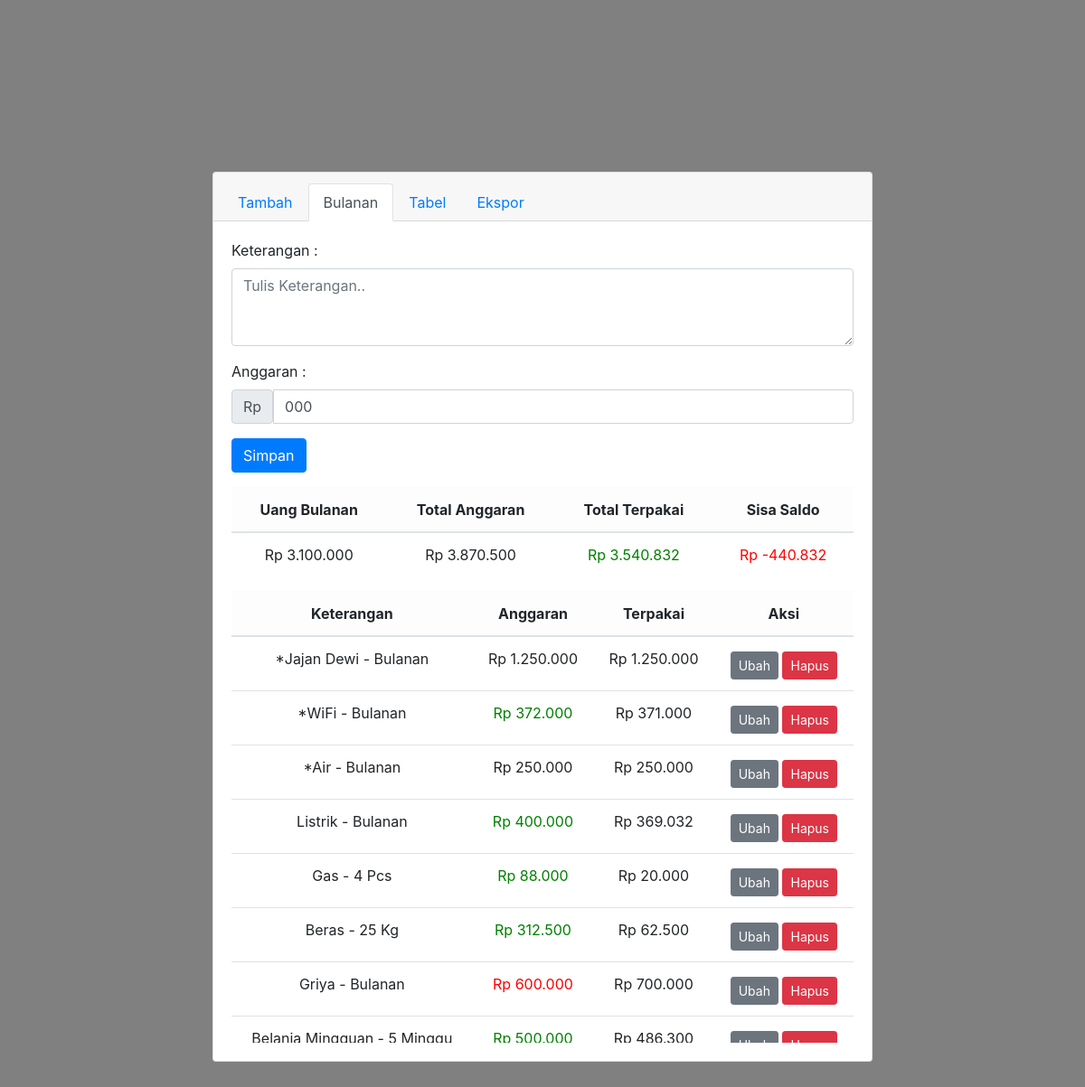
The app's page /page/bulanan.php with its own data.
### tables this page shows
CREATE TABLE `bulanan` (
  `id` int(10) NOT NULL,
  `keterangan` longtext NOT NULL,
  `anggaran` int(16) NOT NULL,
  `terpakai` int(16) NOT NULL
);

### action/bulanan.php (the view, shortened to what this page needs)
<?php
include('config.php');
$query = "SELECT * FROM bulanan";
$result = mysqli_query($conn, $query);
while ($row = mysqli_fetch_array($result)) {
    echo "<tr>";
    echo "<td>" . $row['keterangan'] . "</td>";
    $iterpakai = $row['terpakai'];
    $ianggaran = $row['anggaran'];
    if ($iterpakai < $ianggaran) {
        echo "<td style='color: green;'>Rp " . number_format($row['anggaran'], 0, ",", ".") . "</td>";
    } elseif ($iterpakai > $ianggaran) {
        echo "<td style='color: red;'>Rp " . number_format($row['anggaran'], 0, ",", ".") . "</td>";
    } else {
        echo "<td>Rp " . number_format($row['anggaran'], 0, ",", ".") . "</td>";
    }
    echo "<td>Rp " . number_format($row['terpakai'], 0, ",", ".") . "</td>";
    echo "<td>";
    echo "<form method='post'>";
    echo "<a class='btn btn-secondary btn-sm mt-1' href='../action/bulanan-ubah.php?id=" . $row['id'] . "'>Ubah</a> ";
    ?>
    <button type="submit" class="btn btn-danger btn-sm mt-1" name="hapus"
        onclick="return confirm('Apakah Anda yakin ingin menghapus data ini?')" ;>Hapus</button>
    <?php
    echo "</form>";
    echo "</td>";
    echo "</tr>";
}
?>

### page/bulanan.php (shortened to what this page needs)
<!DOCTYPE html>
<html lang="en">
<head>
    <link rel="stylesheet" href="../node_modules/bootstrap/dist/css/bootstrap.css">
    <link rel="stylesheet" href="../node_modules/bootstrap-icons/font/bootstrap-icons.css">
    <link rel="stylesheet" href="../styles.css">
</head>
<body style="background-color:grey">
    <section class="vh-100">
        <div class="container py-5 h-100">
            <div class="row d-flex justify-content-center align-items-center h-100">
                <div class="col-12 col-md-8 col-lg-6 col-xl-8">
                    <div class="card">
                        <div class="card-header">
                            <ul class="nav nav-tabs card-header-tabs text-center">
                                <li class="nav-item"><a class="nav-link" href="tambah.php">Tambah</a></li>
                                <li class="nav-item"><a class="nav-link active">Bulanan</a></li>
                                <li class="nav-item"><a class="nav-link" href="tabel.php">Tabel</a></li>
                                <li class="nav-item"><a class="nav-link" href="ekspor.php">Ekspor</a></li>
                            </ul>
                        </div>
                        <div class="card-body">
                            <form method='post'>
                                <div class="mb-3">
                                    <label for="keterangan" class="form-label">Keterangan :</label>
                                    <textarea class="form-control" rows="3" name="keterangan"
                                        placeholder="Tulis Keterangan.." required></textarea>
                                </div>
                                <label for="anggaran" class="form-label">Anggaran :</label>
                                <div class="input-group mb-3">
                                    <span class="input-group-text">Rp</span>
                                    <input type="number" name="anggaran" class="form-control"
                                        placeholder="Tulis anggaran.." value="000" required>
                                </div>
                                <button type="submit" name="submit" class="btn btn-primary mb-3">Simpan</button>
                            </form>
                            <table class="table text-center">
                                <thead class="table-light">
                                    <tr>
                                        <th scope="col">Uang Bulanan</th>
                                        <th scope="col">Total Anggaran</th>
                                        <th scope="col">Total Terpakai</th>
                                        <th scope="col">Sisa Saldo</th>
                                    </tr>
                                </thead>
                                <tbody>
                                    <tr>
                                        <td>
                                            <?php
                                            $uang_bulanan = "3100000";
                                            echo "Rp " . number_format($uang_bulanan, 0, ",", ".") . "";
                                            ?>
                                        </td>
                                        <td>
                                            <?php
                                            include('../action/config.php');
                                            $query = "SELECT SUM(anggaran) as total_anggaran FROM bulanan WHERE anggaran";
                                            $result = mysqli_query($conn, $query);
                                            $row = mysqli_fetch_array($result);
                                            $total_anggaran = $row['total_anggaran'];
                                            echo "Rp " . number_format($row['total_anggaran'], 0, ",", ".") . "";
                                            ?>
                                        </td>
                                        <?php
                                        include('../action/config.php');
                                        $query = "SELECT SUM(terpakai) as total_terpakai FROM bulanan WHERE terpakai";
                                        $result = mysqli_query($conn, $query);
                                        $row = mysqli_fetch_array($result);
                                        $total_terpakai = $row['total_terpakai'];
                                        if ($total_terpakai < $total_anggaran) {
                                            echo "<td style='color: green;'>Rp " . number_format($row['total_terpakai'], 0, ",", ".") . "</td>";
                                        } elseif ($total_terpakai > $total_anggaran) {
                                            echo "<td style='color: red;'>Rp " . number_format($row['total_terpakai'], 0, ",", ".") . "</td>";
                                        } else {
                                            echo "<td>Rp " . number_format($row['total_terpakai'], 0, ",", ".") . "</td>";
                                        }
                                        ?>
                                        <?php
                                        $sisaBUJA = $uang_bulanan - $total_anggaran;
                                        $sisa = $_SESSION['sisa'] = ($total_anggaran - $total_terpakai) + $sisaBUJA;
                                        if ($sisa > 500000) {
                                            echo "<td style='color: green;'>Rp " . number_format($sisa, 0, ",", ".") . "</td>";
                                        } elseif ($sisa < 500000 && $sisa >= 0) {
                                            echo "<td style='color: orange;'>Rp " . number_format($sisa, 0, ",", ".") . "</td>";
                                        } else {
                                            echo "<td style='color: red;'>Rp " . number_format($sisa, 0, ",", ".") . "</td>";
                                        }
                                        ?>
                                    </tr>
                                </tbody>
                            </table>
                            <div class="overflow-tabel-scroll">
                                <table class="table text-center">
                                    <thead class="table-light">
                                        <tr class="sticky-top">
                                            <th scope="col">Keterangan</th>
                                            <th scope="col">Anggaran</th>
                                            <th scope="col">Terpakai</th>
                                            <th scope="col">Aksi</th>
                                        </tr>
                                    </thead>
                                    <tbody>
                                        <?php
                                        include '../action/bulanan.php';
                                        ?>
                                    </tbody>
                                </table>
                            </div>
                        </div>
                    </div>
                </div>
            </div>
        </div>
    </section>
</body>
</html>

### styles.css (style rules this page uses)
.overflow-tabel-scroll { max-height: 500px; overflow: scroll; }

### records on screen
bulanan: keterangan "*Jajan Dewi - Bulanan", anggaran "1.250.000", terpakai "1.250.000"
bulanan: keterangan "*WiFi - Bulanan", anggaran "372.000", terpakai "371.000"
bulanan: keterangan "*Air - Bulanan", anggaran "250.000", terpakai "250.000"
bulanan: keterangan "Listrik - Bulanan", anggaran "400.000", terpakai "369.032"
bulanan: keterangan "Gas - 4 Pcs", anggaran "88.000", terpakai "20.000"
bulanan: keterangan "Beras - 25 Kg", anggaran "312.500", terpakai "62.500"
bulanan: keterangan "Griya - Bulanan", anggaran "600.000", terpakai "700.000"
bulanan: keterangan "Belanja Mingguan - 5 Minggu", anggaran "500.000", terpakai "486.300"

### other values on screen
$uang_bulanan "3.100.000"
$row['total_anggaran'] "3.870.500"
$row['total_terpakai'] "3.540.832"
$sisa "-440.832"
